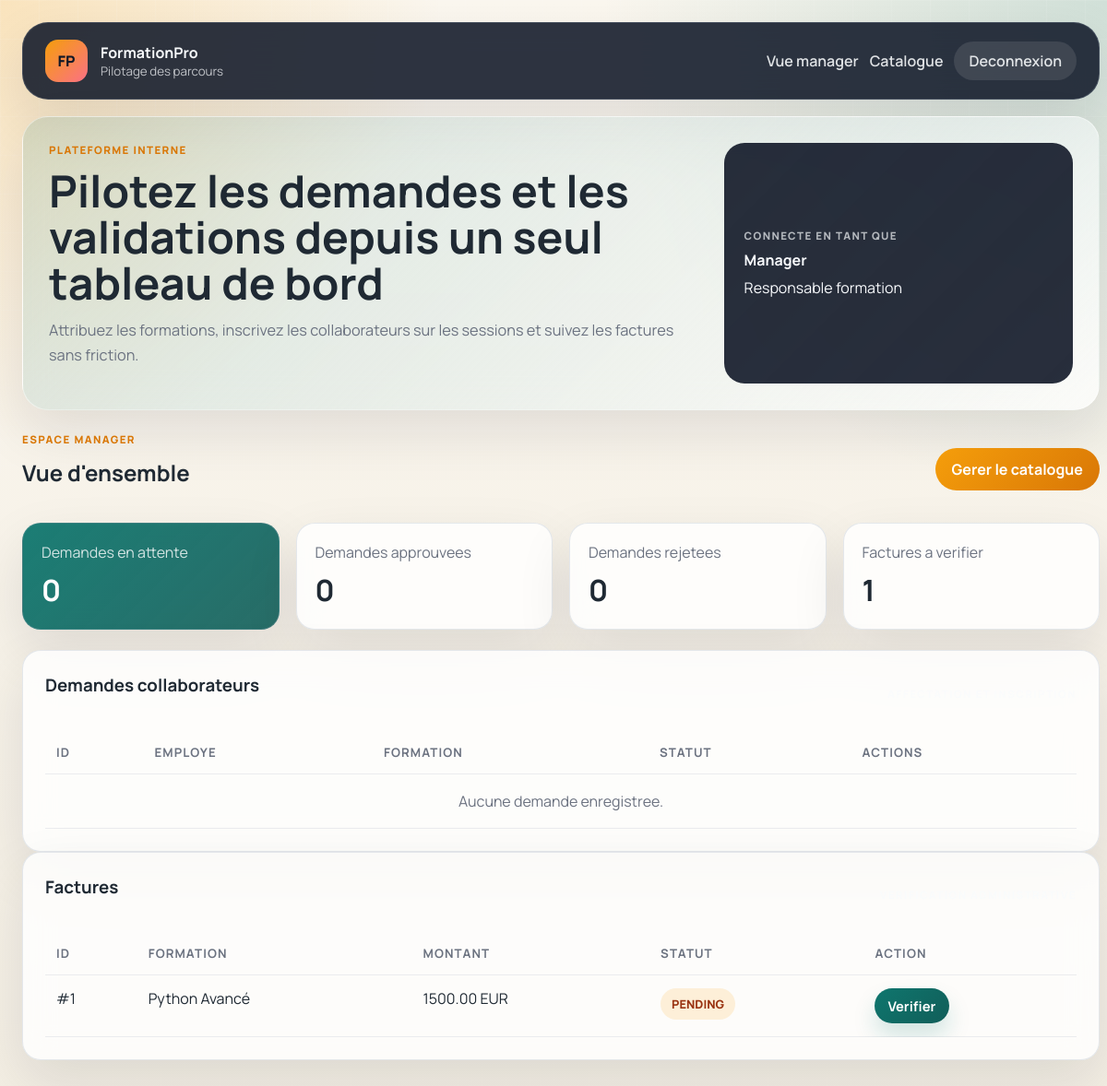
Before: /manager/dashboard (signed in) with the older database file.
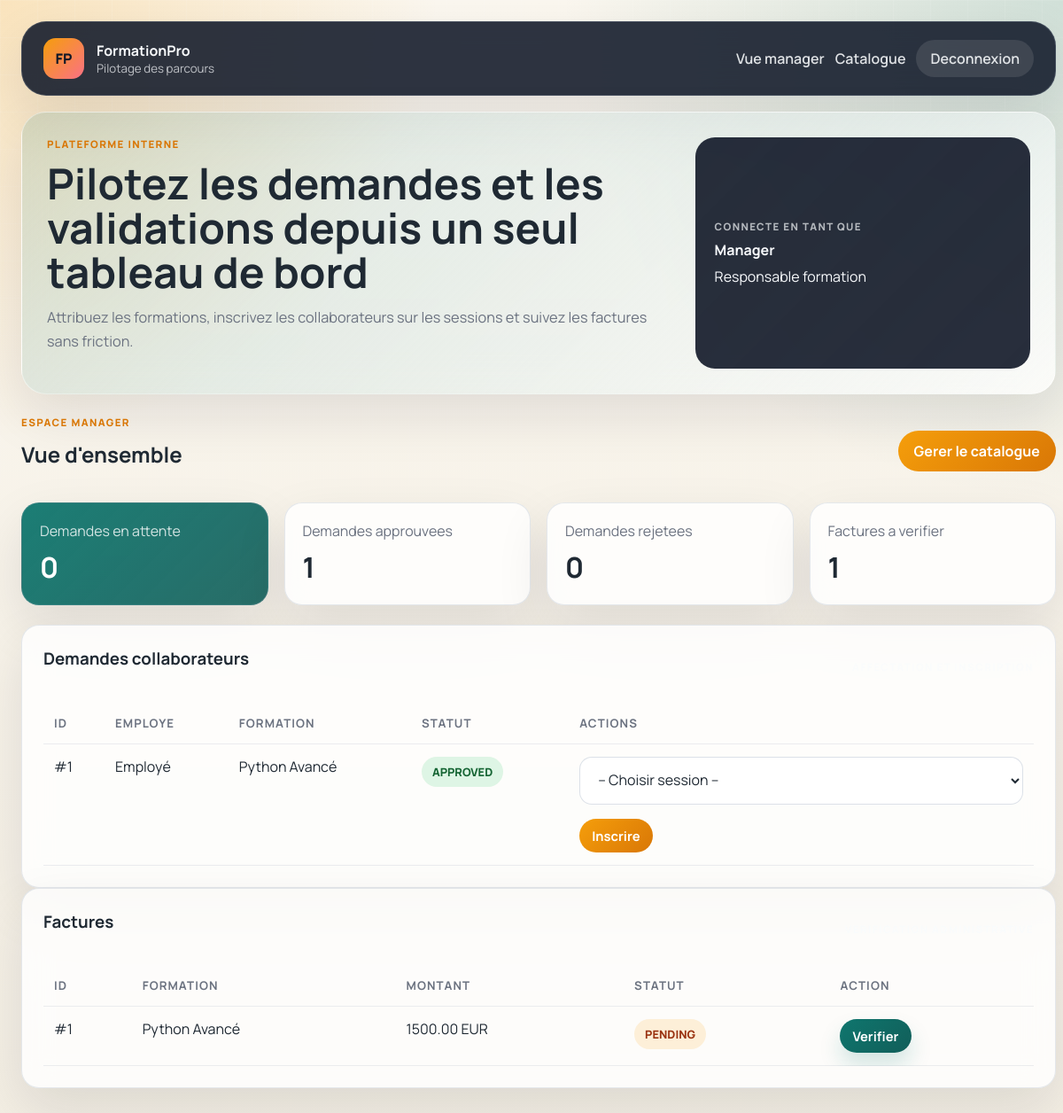
After: the same page with the newer database file.
### app/models/invoice.py (models this page shows)
class Invoice(db.Model):
    __tablename__ = "invoices"
    id = db.Column(db.Integer, primary_key=True)
    training_id = db.Column(db.Integer, db.ForeignKey("trainings.id"), nullable=False)
    montant = db.Column(db.Float, nullable=False)
    statut = db.Column(db.String(20), nullable=False, default="PENDING")
    training = db.relationship("Training", back_populates="invoices")

### app/models/training.py (models this page shows)
class Training(db.Model):
    __tablename__ = "trainings"
    id = db.Column(db.Integer, primary_key=True)
    titre = db.Column(db.String(200), nullable=False)
    description = db.Column(db.Text, nullable=False)
    organisme = db.Column(db.String(200), nullable=False)
    sessions = db.relationship("Session", back_populates="training", cascade="all, delete-orphan")
    feedbacks = db.relationship("Feedback", back_populates="training", cascade="all, delete-orphan")
    invoices = db.relationship("Invoice", back_populates="training", cascade="all, delete-orphan")
    requests = db.relationship("TrainingRequest", back_populates="training")

### app/models/request.py (models this page shows)
class TrainingRequest(db.Model):
    __tablename__ = "training_requests"
    id = db.Column(db.Integer, primary_key=True)
    employee_id = db.Column(db.Integer, db.ForeignKey("users.id"), nullable=False)
    training_id = db.Column(db.Integer, db.ForeignKey("trainings.id"), nullable=True)
    statut = db.Column(db.String(20), nullable=False, default="PENDING")
    date_creation = db.Column(db.DateTime, default=datetime.utcnow)
    employee = db.relationship("User", back_populates="training_requests")
    training = db.relationship("Training", back_populates="requests")
    enrollment = db.relationship("Enrollment", back_populates="request", uselist=False, cascade="all, delete-orphan")

### app/models/user.py (models this page shows, shortened)
class User(db.Model, UserMixin):
    __tablename__ = "users"
    id = db.Column(db.Integer, primary_key=True)
    nom = db.Column(db.String(120), nullable=False)
    email = db.Column(db.String(120), unique=True, nullable=False)
    mot_de_passe = db.Column(db.String(255), nullable=False)
    role = db.Column(db.String(20), nullable=False, default="EMPLOYEE")
    training_requests = db.relationship("TrainingRequest", back_populates="employee", cascade="all, delete-orphan")
    feedbacks = db.relationship("Feedback", back_populates="employee", cascade="all, delete-orphan")

### app/routes/manager.py (the view)
@manager_bp.route("/dashboard")
@login_required
@role_required("MANAGER")
def dashboard():
    requests = TrainingRequest.query.all()
    invoices = Invoice.query.all()
    trainings = Training.query.all()
    sessions = Session.query.all()
    stats = {
        "pending": TrainingRequest.query.filter_by(statut="PENDING").count(),
        "approved": TrainingRequest.query.filter_by(statut="APPROVED").count(),
        "rejected": TrainingRequest.query.filter_by(statut="REJECTED").count(),
    }
    return render_template("dashboard_manager.html", requests=requests, invoices=invoices, stats=stats, trainings=trainings, sessions=sessions)

### app/models/user.py (called while the page is built)
@login_manager.user_loader
def load_user(user_id):
    return User.query.get(int(user_id))

### app/utils/security.py (called while the page is built)
def role_required(role):
    def decorator(fn):
        @wraps(fn)
        def wrapper(*args, **kwargs):
            if not current_user.is_authenticated or current_user.role != role:
                abort(403)
            return fn(*args, **kwargs)
        return wrapper
    return decorator

### app/templates/dashboard_manager.html (shortened to what the changed rows need)
{% extends 'base.html' %}
{% block hero_title %}Pilotez les demandes et les validations depuis un seul tableau de bord{% endblock %}
{% block content %}
<section class="section-head reveal-on-load">
    <div>
        <h2>Vue d'ensemble</h2>
    </div>
</section>
<section class="stats-grid reveal-on-load">
    <article class="stat-card">
        <span>Demandes approuvees</span>
        <strong>{{ stats.approved }}</strong>
    </article>
</section>
<section class="panel reveal-on-load">
    <div class="table-wrap">
        <table>
            <tr><th>ID</th><th>Employe</th><th>Formation</th><th>Statut</th><th>Actions</th></tr>
            {% for req in requests %}
            <tr>
                <td>#{{ req.id }}</td>
                <td>{{ req.employee.nom }}</td>
                <td>{{ req.training.titre if req.training else 'Non defini' }}</td>
                <td><span class="badge badge-{{ req.statut|lower }}">{{ req.statut }}</span></td>
                <td>
                    <div class="stack-sm">
                        {% if req.statut == 'PENDING' %}
                        <form method="post" action="{{ url_for('manager.approve', request_id=req.id) }}" class="inline-form wrap-actions">
                            <input type="hidden" name="csrf_token" value="{{ csrf_token() }}">
                            <select name="training_id" class="form-control form-control-inline">
                                <option value="">-- Choisir formation --</option>
                                {% for t in trainings %}
                                <option value="{{ t.id }}" {% if req.training_id == t.id %}selected{% endif %}>{{ t.titre }}</option>
                                {% endfor %}
                            </select>
                            <button class="btn btn-primary btn-sm" type="submit">Approuver</button>
                        </form>
                        <form method="post" action="{{ url_for('manager.reject', request_id=req.id) }}">
                            <input type="hidden" name="csrf_token" value="{{ csrf_token() }}">
                            <button class="btn btn-danger btn-sm" type="submit">Rejeter</button>
                        </form>
                        {% elif req.statut == 'APPROVED' and req.training and not req.enrollment %}
                        <form method="post" action="{{ url_for('manager.inscrire', request_id=req.id) }}" class="inline-form wrap-actions">
                            <select name="session_id" class="form-control form-control-inline">
                                <option value="">-- Choisir session --</option>
                            </select>
                            <button class="btn btn-secondary btn-sm" type="submit">Inscrire</button>
                        </form>
                        {% elif req.enrollment %}
                        <span class="muted">Session deja attribuee</span>
                        {% else %}
                        <span class="muted">Aucune action disponible</span>
                        {% endif %}
                    </div>
                </td>
            </tr>
            {% else %}
            <tr>
                <td colspan="5" class="empty-state">Aucune demande enregistree.</td>
            </tr>
            {% endfor %}
        </table>
    </div>
</section>
<section class="panel reveal-on-load">
    <div class="table-wrap">
        <table>
            <tr><th>ID</th><th>Formation</th><th>Montant</th><th>Statut</th><th>Action</th></tr>
            {% for inv in invoices %}
            <tr>
                <td>#{{ inv.id }}</td>
                <td>{{ inv.training.titre }}</td>
                <td>{{ '%.2f'|format(inv.montant) }} EUR</td>
                <td><span class="badge badge-{{ inv.statut|lower }}">{{ inv.statut }}</span></td>
                <td>
                    {% if inv.statut == 'PENDING' %}
                    <form method="post" action="{{ url_for('manager.verify_invoice', invoice_id=inv.id) }}">
                        <button class="btn btn-primary btn-sm" type="submit">Verifier</button>
                    </form>
                    {% else %}
                    <span class="muted">Deja traitee</span>
                    {% endif %}
                </td>
            </tr>
            {% else %}
            <tr>
                <td colspan="5" class="empty-state">Aucune facture disponible.</td>
            </tr>
            {% endfor %}
        </table>
    </div>
</section>
{% endblock %}

Changed rows visible on the page:
added TrainingRequest: id "1", employee.nom "Employé", training "Python Avancé", statut "APPROVED"
Other visible differences:
{{ stats.approved }}: "0" → "1"
text no longer shown: "Aucune demande enregistree."
